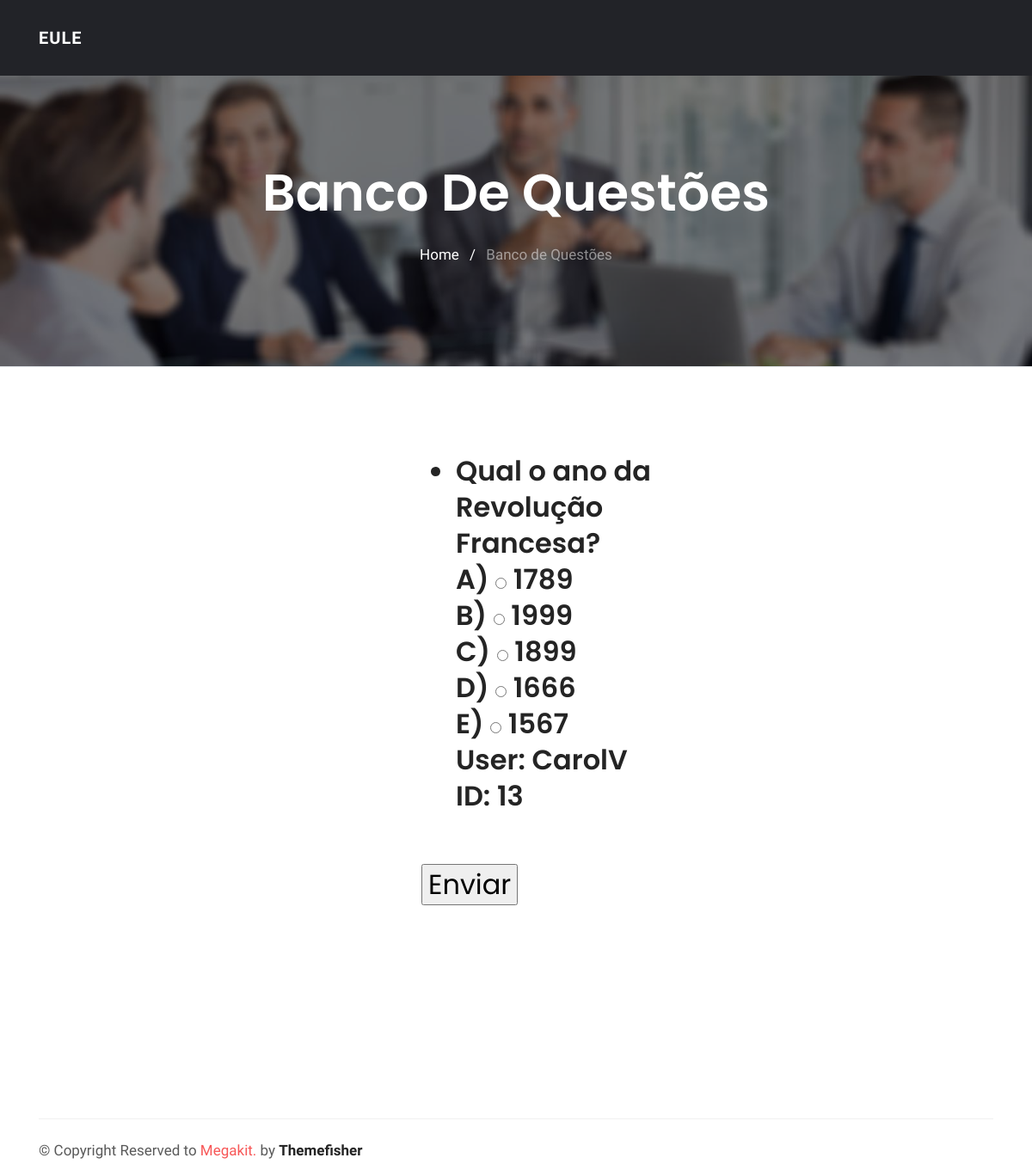
Page /banco_de_questoes/História/ (signed in) on the committed database.
### app/models.py (models this page shows)
class Questoes(models.Model):
	STATUS = (
		('A', 'A'),
		('B', 'B'),
		('C', 'C'),
		('D', 'D'),
		('E', 'E'),
	)
	enunciado = models.TextField()
	itemA = models.TextField()
	itemB = models.TextField()
	itemC = models.TextField()
	itemD = models.TextField()
	itemE = models.TextField()
	gabarito = models.CharField(
		max_length=1,
		choices = STATUS,
	)
	id_class = models.ForeignKey(Classificacao, on_delete=models.CASCADE)

### app/views.py (the view)
# urls.py: path('banco_de_questoes/<str:cat>/', views.banco_de_questoes, name='responder'),
@login_required
def banco_de_questoes(request, cat):
	questoes = Questoes.objects.filter(id_class=0)
	if request.method == "POST":
		for q in request.POST:
			if q != 'csrfmiddlewaretoken':
				resp = request.POST[q]
				quest = Questoes.objects.get(id=q)
				hist = Historico(id_questao=quest, id_user=request.user, resposta=resp, acerto=False)
				hist.save()
		return redirect('/')
	else:
		classificacao = Classificacao.objects.filter(categoria=cat)
		for i in classificacao:
			var = i.id
			if i==0:
				questoes = Questoes.objects.filter(id_class=var)
			else:
				q = Questoes.objects.filter(id_class=var)
				def unir(questoes, q):
					return (questoes | q)
				questoes = unir(questoes, q)
	context = {
		'questoes': questoes,
	}
	return render(request, 'apps/banco.html', context)

### app/templates/apps/banco.html (shortened to what this page needs)
{% load static %}
<!doctype html>
<html lang="pt-br">
  <head>
  <link rel="stylesheet" href={%static "plugins/bootstrap/css/bootstrap.min.css" %}>
  <link rel="stylesheet" href={%static "plugins/themify/css/themify-icons.css" %}>
  <link rel="stylesheet" href={%static "plugins/fontawesome/css/all.css" %}>
  <link rel="stylesheet" href={%static "plugins/magnific-popup/dist/magnific-popup.css" %}>
  <link rel="stylesheet" href={%static "plugins/slick-carousel/slick/slick.css" %}>
  <link rel="stylesheet" href={%static "plugins/slick-carousel/slick/slick-theme.css" %}>
  <link rel="stylesheet" href={%static "css/style.css" %}>
</head>
<body>
<header class="navigation">
	<nav class="navbar navbar-expand-lg  py-4" id="navbar">
		<div class="container">
		  <a class="navbar-brand" href="index.html">
		  	EULE
		  </a>
		</div>
	</nav>
</header>
<div class="main-wrapper ">
<section class="page-title bg-1">
  <div class="container">
    <div class="row">
      <div class="col-md-12">
        <div class="block text-center">
          <h1 class="text-capitalize mb-4 text-lg">Banco de Questões</h1>
          <ul class="list-inline">
            <li class="list-inline-item"><a href="#" class="text-white">Home</a></li>
            <li class="list-inline-item"><span class="text-white">/</span></li>
            <li class="list-inline-item"><a href="#" class="text-white-50">Banco de Questões</a></li>
          </ul>
        </div>
      </div>
    </div>
  </div>
</section>
<section class="section service border-top">
		<div class="row justify-content-center">
			<div class="col-lg-4 col-md-6 col-sm-6">
				<div class="service-item mb-5">
					<h2>
						{% if questoes %}
		<form method="POST">
			<ul>
			{% for q in questoes %}
				<li> {{q.enunciado}} </li>
				A) <input type="radio" name="{{q.id}}" value="A"> {{q.itemA}}
				<br>
				B) <input type="radio" name="{{q.id}}" value="B"> {{q.itemB}}
				<br>
				C) <input type="radio" name="{{q.id}}" value="C"> {{q.itemC}}
				<br>
				D) <input type="radio" name="{{q.id}}" value="D"> {{q.itemD}}
				<br>
				E) <input type="radio" name="{{q.id}}" value="E"> {{q.itemE}}
				<br>
				User: {{ user.get_username }}
				<br>
				ID: {{ q.id}}
				<br>
				<br>
			{% endfor %}
			</ul>
			<input type="submit" value="Enviar">
		</form>
	{% else %}
		<h2>Não há questões para esta categoria.</h2>
	{% endif %}
					</h2>
				</div>
			</div>
		</div>
	</div>
<footer class="footer section">
	<div class="container">
		<div class="footer-btm pt-4">
			<div class="row">
				<div class="col-lg-6">
					<div class="copyright">
						&copy; Copyright Reserved to <span class="text-color">Megakit.</span> by <a href="https://themefisher.com/" target="_blank">Themefisher</a>
					</div>
				</div>
		</div>
	</div>
</footer>
  </body>
  </html>

### app/static/css/style.css (style rules this page uses)
html { overflow-x: hidden; }
body { line-height: 1.5; font-family: "Hind", serif; -webkit-font-smoothing: antialiased; font-size: 17px; color: rgba(0, 0, 0, 0.65); }
h1, .h1, h2, .h2, h3, .h3, h4, .h4, h5, .h5, h6, .h6 { font-family: "Poppins", sans-serif; font-weight: 600; color: #242424; }
h1, .h1 { font-size: 2.5rem; }
h2, .h2 { font-size: 2rem; font-weight: 600; line-height: 42px; }
.section { padding: 100px 0; }
.overly, .page-title, .slider, .cta, .hero-img { position: relative; }
.overly:before, .page-title:before, .slider:before, .cta:before, .hero-img:before { content: ""; position: absolute; left: 0; top: 0; bottom: 0; right: 0; width: 100%; height: 100%; opacity: 0.5; background: #000; }
.text-color { color: #f75757; }
.text-lg { font-size: 3.75rem; }
a { color: #242424; text-decoration: none; }
.page-title { padding: 100px 0; }
.page-title .block h1 { color: #fff; }
#navbar { background: #222328; box-shadow: 0 1px 2px rgba(0, 0, 0, 0.05); }
.navbar-brand { color: #fff; font-weight: 600; letter-spacing: 1px; }
.bg-1 { background: url("../images/bg/home-2.jpg") no-repeat 50% 50%; background-size: cover; }
.service-item { position: relative; padding-left: 80px; }
.footer { padding-bottom: 10px; }
.footer .copyright a { font-weight: 600; }
.footer-btm { border-top: 1px solid rgba(0, 0, 0, 0.06); }

### rows in the picture
Questoes: enunciado "Qual o ano da Revolução Francesa?", itemA "1789", itemB "1999", itemC "1899", itemD "1666", itemE "1567", id "13"

### other values in the picture
{{ user.get_username }} "CarolV"
